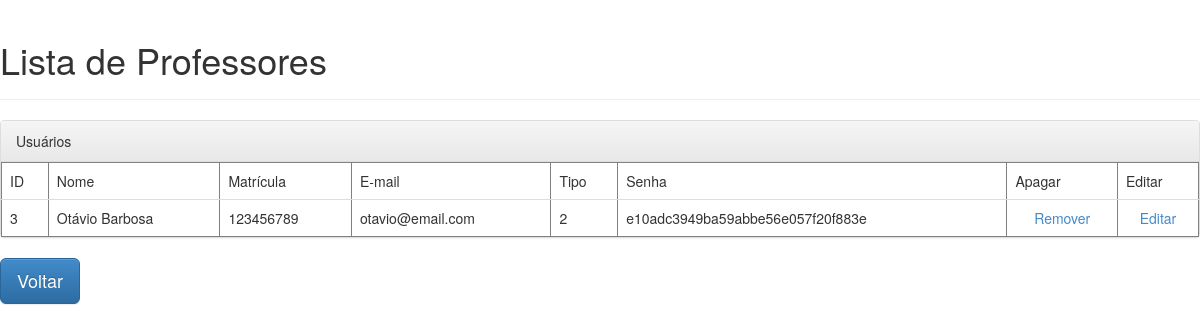
Page /lista_professor on the earlier database version.
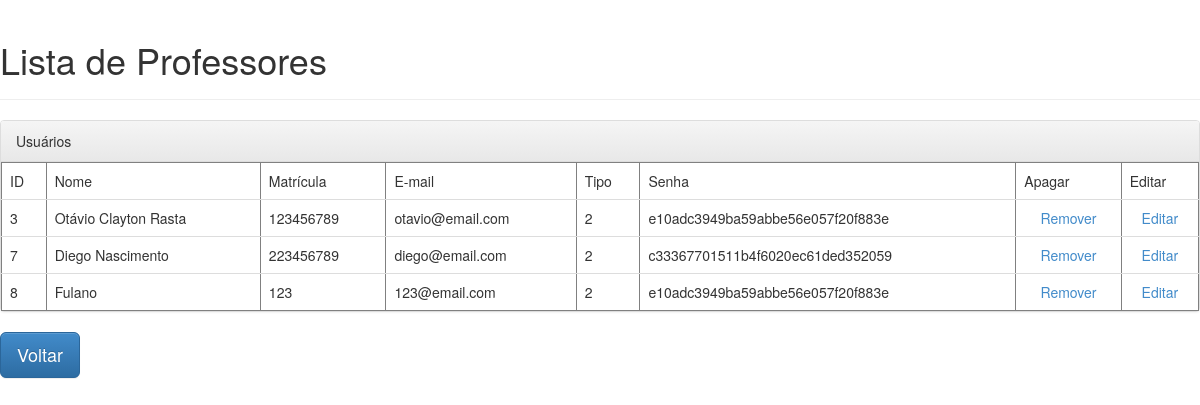
Same page on the later database version.
### projeto/models.py (models this page shows, shortened)
class Usuario(db.Model):
	__tablename__ = 'usuario'
	_id = db.Column(db.Integer, primary_key=True, autoincrement=True)
	usuario = db.Column(db.String(50), unique=True)
	matricula = db.Column(db.String, unique=True)
	email = db.Column(db.String, unique=True)
	senha = db.Column(db.String(32))
	role = db.Column(db.Integer)
	ativo = db.Column(db.Boolean)

### projeto/views/home.py (the view)
@home.route("/lista_professor")
def lista_professor():
	usuarios = Usuario.query.filter(Usuario.role==2)
	return render_template("home/lista_professor.html", usuarios=usuarios)

### projeto/templates/home/lista_professor.html (shortened to what this page needs)
<!DOCTYPE html>
<html>
	<head>
		<link rel="stylesheet" href="static/css/bootstrap.min.css">
		<link rel="stylesheet" href="static/css/bootstrap-theme.min.css">
	<body>
		<div class="page-header">
			<h1>Lista de Professores</h1>
		</div>
    <div class="panel panel-default">
      <div class="panel-heading">Usuários</div>
        <table class="table" border="1">
          <tr>
          <td>ID</td>
          <td>Nome</td>
          <td>Matrícula</td>
          <td>E-mail</td>
          <td>Tipo</td>
          <td>Senha</td>
          <td>Apagar</td>
          <td>Editar</td>
        </tr>
        {% for usuario in usuarios %}
          <tr>
            <td>{{ usuario._id }}</td>
            <td>{{ usuario.usuario }}</td>
            <td>{{ usuario.matricula }}</td>
            <td>{{ usuario.email }}</td>
            <td>{{ usuario.role }}</td>
            <td>{{ usuario.senha}}</td>
            <td><center><a href="/excluir/{{ usuario._id }}">Remover</a></center></td>
            <td><center><a href="/atualizar/{{ usuario._id }}">Editar</a></center></td>
          </tr>
        {% endfor %}
        </table>
      </div>
		<a class="btn btn-primary btn-lg" href="{{ url_for('home.login') }}" role="button">Voltar</a>
	</body>
</html>

Differences in the rows shown:
changed Usuario "otavio@email.com": usuario "Otávio Barbosa" → "Otávio Clayton Rasta"
added Usuario: _id "7", usuario "Diego Nascimento", matricula "223456789", email "diego@email.com", role "2", senha "c33367701511b4f6020ec61ded352059"
added Usuario: _id "8", usuario "Fulano", matricula "123", email "123@email.com", role "2", senha "e10adc3949ba59abbe56e057f20f883e"
